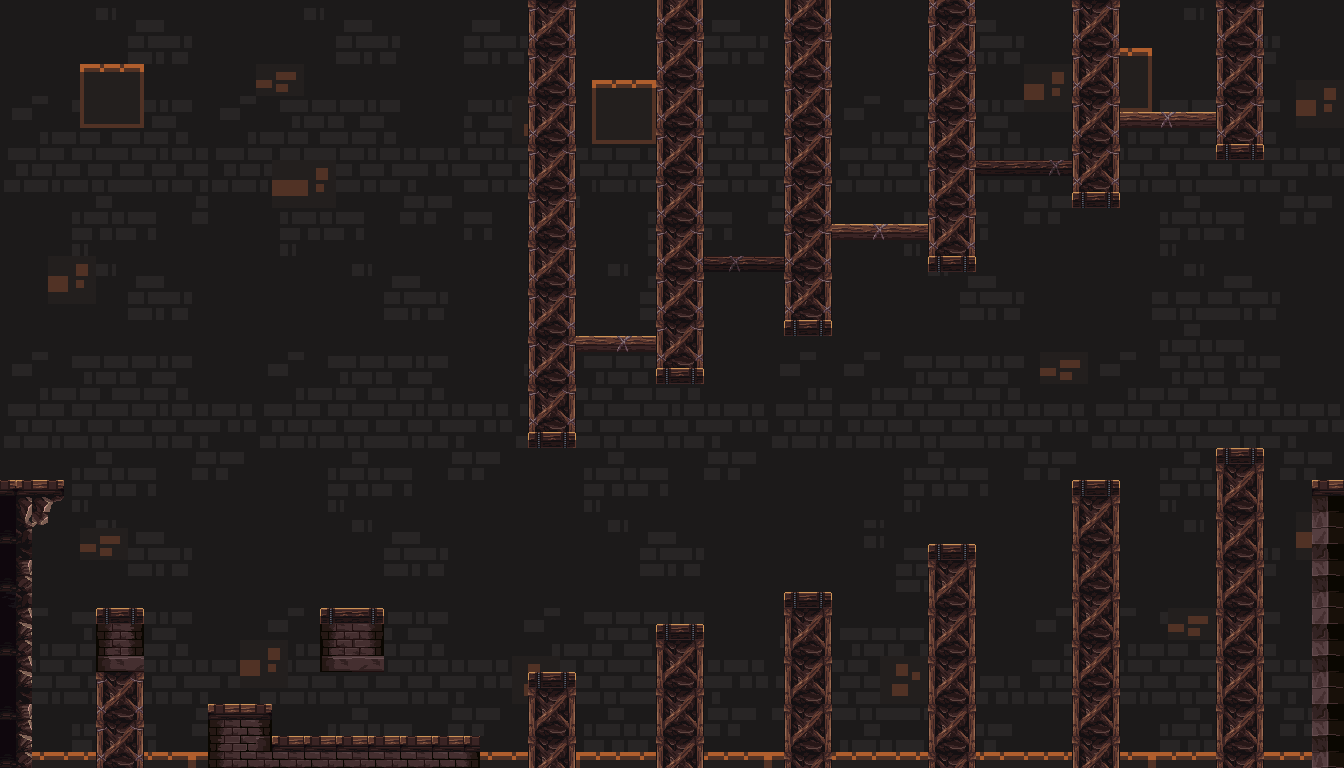

This game map was drawn from its Tiled (.tmx) file and the tilesets committed beside it. A one-line description and the trimmed map source follow:
An orthogonal 84x48 tile map with 16x16 px tiles, 2 tile layers (Background, Collision), 2 tilesets.

<map version="1.9" tiledversion="1.9.2" orientation="orthogonal" renderorder="right-down" width="84" height="48" tilewidth="16" tileheight="16" infinite="0" nextlayerid="3" nextobjectid="1">
 <tileset firstgid="1" name="Cave_tiledset" tilewidth="16" tileheight="16" tilecount="4096" columns="64">
  <image source="mainlev_build.png" width="1024" height="1024" />
 </tileset>
 <tileset firstgid="4097" name="Fire_back_tile" tilewidth="16" tileheight="16" tilecount="2560" columns="64">
  <image source="Fire_Map_Tiledset.png" width="1024" height="640" />
 </tileset>
 <layer id="2" name="Background" width="84" height="48" locked="1">
  <data>[4032 cells, 4032 non-empty, 308 distinct tile ids]</data>
 </layer>
 <layer id="1" name="Collision" width="84" height="48" locked="1">
  <data>[4032 cells, 994 non-empty, 81 distinct tile ids]</data>
 </layer>
</map>
